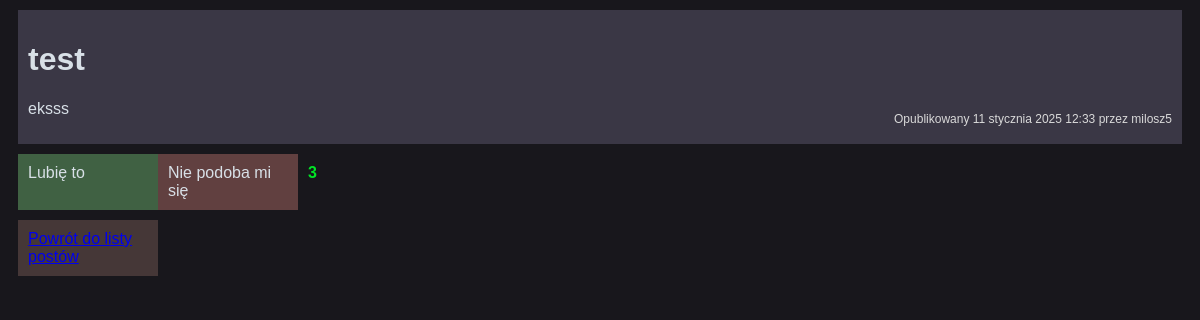
The app's page /polls/2/ with its own data.
### polls/models.py (models this page shows, shortened)
class Post(models.Model):
    title = models.CharField(max_length=200)
    content = models.TextField()
    created_at = models.DateTimeField(auto_now_add=True)
    user = models.ForeignKey(User, on_delete=models.CASCADE)
    likes = models.IntegerField(default=0)
    dislikes = models.IntegerField(default=0)
    voters = models.ManyToManyField(User, through='Vote', related_name='votes')
    def score(self):
        return self.likes - self.dislikes

class CustomUser(AbstractUser):
    pass

### polls/views.py (the view)
# urls.py: path('<int:post_id>/', views.post_detail, name='post_detail'),
def post_detail(rekwest, post_id):
    post = get_object_or_404(Post, pk=post_id)
    return render(rekwest, 'polls/post_detail.html', {'post': post})

### polls/templates/polls/post_detail.html (shortened to what this page needs)
<!DOCTYPE html>
<html>
<head>
    {% load static %}
    <link rel="stylesheet" href="{% static 'polls/styl3.css' %}">
</head>
<body>
    <div id="post">
    <h1>{{ post.title }}</h1>
    <p id="info">Opublikowany {{ post.created_at }} przez {{ post.user }}</p>
    <p>{{ post.content }}</p>
    </div>
    <div id="ocen">
        <div id="like" onclick="react({{ post.id }}, 'like')">Lubię to</div>
        <div id="dislike" onclick="react({{ post.id }}, 'dislike')">Nie podoba mi się</div>
        <b id="liczba">{{ post.score }}</b>
    </div>
    <div id="powrot">
    <a href="{% url 'post_list' %}">Powrót do listy postów</a>
    </div>
</body>
</html>

### polls/static/polls/styl3.css (style rules this page uses)
body { padding:0; justify-content: center; align-items: center; font-family: Arial, sans-serif; background-color: #18171c; color:rgb(216, 224, 231); }
#info { float:right; font-size:12px; color:rgb(217, 217, 217); }
#post { margin:10px; padding:10px; background-color: #3a3745; }
#powrot { margin:10px; padding:10px; background-color:#453737; width:10vw; }
#ocen { margin:10px; display:flex; }
#ocen div { padding:10px; width:10vw; }
#liczba { margin:10px; }
#like { background-color: #406143; }
#dislike { background-color: #614040; }

### records on screen
Post: title "test", created_at "11 stycznia 2025 12:33", user "milosz5", content "eksss", score "3"
